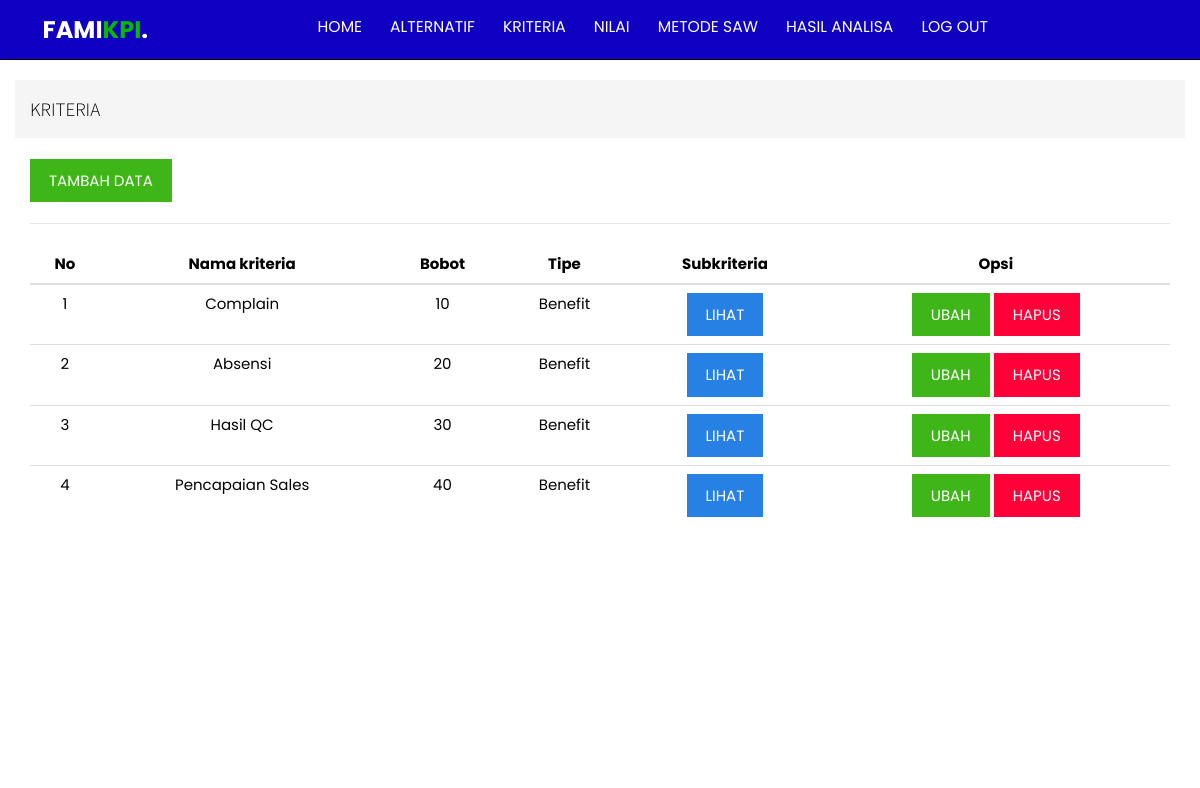
Screenshot of /admin/kriteria.php (signed in) with the database file from the repository.
### tables this page shows
CREATE TABLE `tbl_kriteria` (
  `id_kriteria` int(11) NOT NULL,
  `nama_kriteria` varchar(50) NOT NULL,
  `bobot_kriteria` double NOT NULL,
  `tipe_kriteria` varchar(20) NOT NULL
);

### admin/kriteria.php (the view)
<?php
include 'header.php';
?>
<link rel="stylesheet" href="../asset/css/csstop.css" />
<div class="container">
	<div class="row">
		<ol class="breadcrumb"><h4>KRITERIA</h4></ol>
	</div>
	<div class="panel-container">
		<div class="boostrap-table">
			<a href="kriteriaaksi.php?aksi=tambah" class="btn btn-success">TAMBAH DATA</a>
			<hr>
			<div class="table-responsive">
				<table class="table table-border">
					<thead>
						<tr>
							<th class="text-center">No</th>
							<th class="text-center">Nama kriteria</th>
							<th class="text-center">Bobot</th>
							<th class="text-center">Tipe</th>
							<th class="text-center">Subkriteria</th>
							<th class="text-center">Opsi</th>
						</tr>
					</thead>
					<tbody>
						<?php
				           $data = mysqli_query($conn, "SELECT * FROM tbl_kriteria order by id_kriteria");
				           $no=1;
				           while ($a=mysqli_fetch_array($data)) {
				            	?>
				            	<tr>
				            		<td class="text-center"><?php echo $no++ ?>
				            		</td>
				            		<td class="text-center"><?php echo $a['nama_kriteria']; ?>
				            		</td>
				            		<td class="text-center"><?php echo $a['bobot_kriteria']; ?>
				            		</td>
				            		<td class="text-center"><?php echo $a['tipe_kriteria']; ?>
				            		</td>
				            		<td class="text-center">
				            			<a href="subkriteria.php?id_kriteria=<?php echo $a['id_kriteria']; ?>" class="btn btn-primary">LIHAT</a>
				            		</td>
				            		<td class="text-center">
				            			<a href="kriteriaaksi.php?id_kriteria=<?php echo $a['id_kriteria']; ?>&aksi=ubah" class="btn btn-success">UBAH</a>
				            			<a href="kriteriaproses.php?id_kriteria=<?php echo $a['id_kriteria']; ?>&proses=proseshapus" class= "btn btn-danger">HAPUS</a>
				            		</td>
				            	</tr>
				            <?php }?>
					</tbody>
				</table>
			</div>
		</div>
	</div>
</div>

### asset/css/style.css (style rules this page uses)
:root { --primary: rgb(16, 0, 194); --bg: #fff; }
* { margin: 0; padding: 0; box-sizing: border-box; outline: none; border: none; text-decoration: none; }
body { font-family: "poppins", sans-serif; background-color: var(--bg); color: black; }
@media (max-width: 1366px) { html { font-size: 75%; } }

### asset/css/csstop.css (style rules this page uses)
.container { position: relative; top: 80px; height: 85vh; }

### rows the page displays
tbl_kriteria: nama_kriteria "Complain", bobot_kriteria "10", tipe_kriteria "Benefit"
tbl_kriteria: nama_kriteria "Absensi", bobot_kriteria "20", tipe_kriteria "Benefit"
tbl_kriteria: nama_kriteria "Hasil QC", bobot_kriteria "30", tipe_kriteria "Benefit"
tbl_kriteria: nama_kriteria "Pencapaian Sales", bobot_kriteria "40", tipe_kriteria "Benefit"
